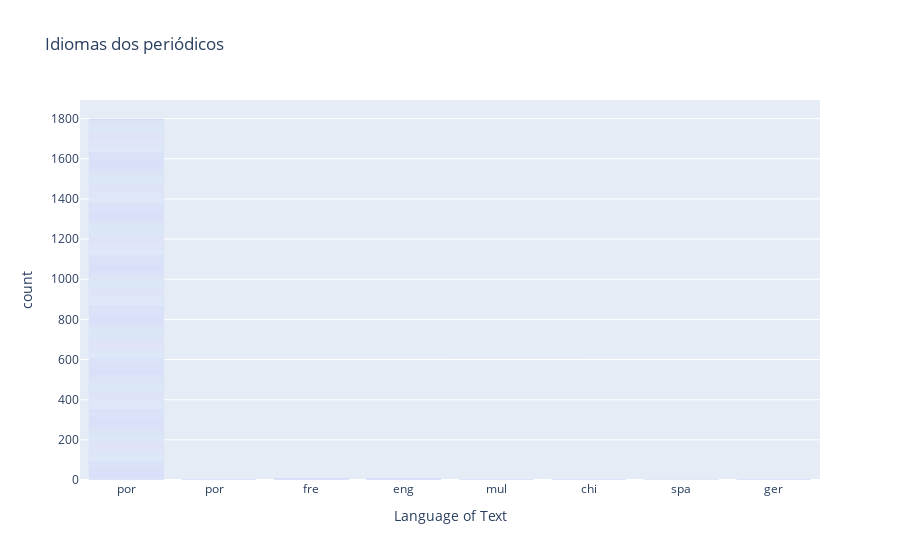

The notebook cell this image was saved under:
### Code cell
# criar gráfico de barras com os dados de idiomas dos periódicos
fig4 = px.bar(df_periodical, x='Language of Text', title='Idiomas dos periódicos')
fig4.show()

### Figure 1 — Plotly figure (JSON) as saved in the notebook; plotly's stock layout.template omitted (floating-point values rounded to 4 significant figures; data arrays with more than 128 entries replaced by an {"elided": "..."} marker saying what was removed)
{"data": [{"alignmentgroup": "True", "hovertemplate": "Language of Text=%{x}<br>count=%{y}<extra></extra>", "legendgroup": "", "marker": {"color": "#636efa", "pattern": {"shape": ""}}, "name": "", "offsetgroup": "", "orientation": "v", "showlegend": false, "textposition": "auto", "type": "bar", "x": {"elided": "1819 str values"}, "xaxis": "x", "y": {"elided": "1819 int values"}, "yaxis": "y"}], "layout": {"barmode": "relative", "legend": {"tracegroupgap": 0}, "title": {"text": "Idiomas dos periódicos"}, "xaxis": {"anchor": "y", "domain": [0, 1], "title": {"text": "Language of Text"}}, "yaxis": {"anchor": "x", "domain": [0, 1], "title": {"text": "count"}}}}
